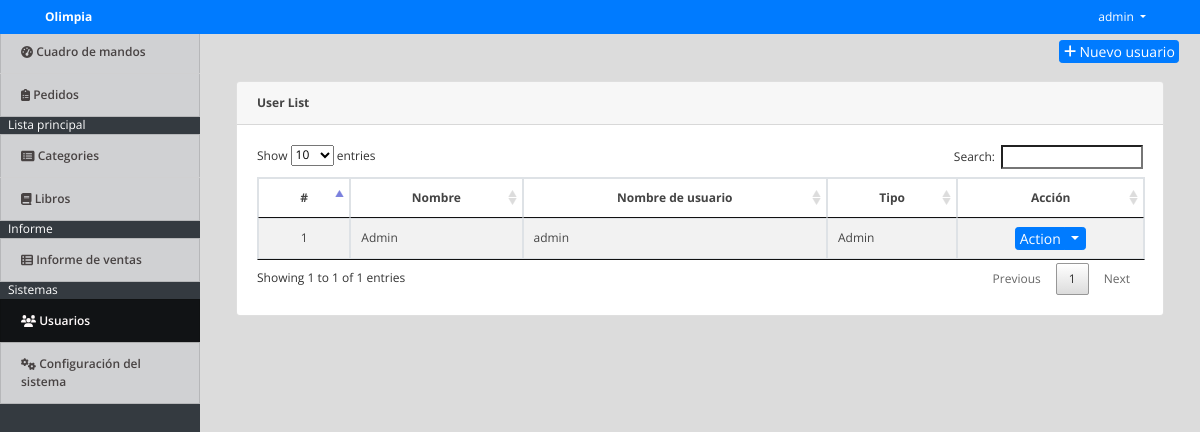
Page /admin/index.php?page=users (signed in) on the committed database.
### tables this page shows
CREATE TABLE `users` (
  `id` int(30) NOT NULL,
  `name` text NOT NULL,
  `username` varchar(200) NOT NULL,
  `password` text NOT NULL,
  `type` tinyint(1) NOT NULL COMMENT '1=Admin,2=Staff'
);

### admin/users.php (the view, shortened to what this page needs)
<div class="container-fluid">
	<div class="row">
	<div class="col-lg-12">
			<button class="btn btn-primary float-right btn-sm" id="new_user"><i class="fa fa-plus"></i> Nuevo usuario</button>
	</div>
	</div>
	<br>
	<div class="col-lg-12">
		<div class="card ">
			<div class="card-header"><b>User List</b></div>
			<div class="card-body">
				<table class="table-striped table-bordered">
			<thead>
				<tr>
					<th class="text-center">#</th>
					<th class="text-center">Nombre</th>
					<th class="text-center">Nombre de usuario</th>
					<th class="text-center">Tipo</th>
					<th class="text-center">Acción</th>
				</tr>
			</thead>
			<tbody>
				<?php
 					include 'db_connect.php';
 					$type = array("","Admin","Staff","Alumnus/Alumna");
 					$users = $conn->query("SELECT * FROM users order by name asc");
 					$i = 1;
 					while($row= $users->fetch_assoc()):
				 ?>
				 <tr>
				 	<td class="text-center">
				 		<?php echo $i++ ?>
				 	</td>
				 	<td>
				 		<?php echo ucwords($row['name']) ?>
				 	</td>
				 	<td>
				 		<?php echo $row['username'] ?>
				 	</td>
				 	<td>
				 		<?php echo $type[$row['type']] ?>
				 	</td>
				 	<td>
				 		<center>
							<div class="btn-group">
							  <button type="button" class="btn btn-primary btn-sm">Action</button>
							  <button type="button" class="btn btn-primary btn-sm dropdown-toggle dropdown-toggle-split" data-toggle="dropdown" aria-haspopup="true" aria-expanded="false">
							  </button>
							</div>
						</center>
				 	</td>
				 </tr>
				<?php endwhile; ?>
			</tbody>
		</table>
			</div>
		</div>
	</div>
</div>

### admin/assets/fullcalendar/main.css (style rules this page uses)
:root { --fc-daygrid-event-dot-width: 8px; }
:root { --fc-list-event-dot-width: 10px; --fc-list-event-hover-bg-color: #f5f5f5; }

### admin/assets/css/style.css (style rules this page uses)
body { font-family: "Open Sans", sans-serif; color: #444444; width: 100%; height: calc(100%); font-size: 12px; }
.btn-sm { padding: .0001rem .2rem; }

### admin/index.php (style rules this page uses)
body { background: #80808045; }

### rows in the picture
users: name "Admin", username "admin", type "Admin"

### other values in the picture
$_SESSION['system']['name'] "Olimpia"
$_SESSION['login_name'] "admin"
